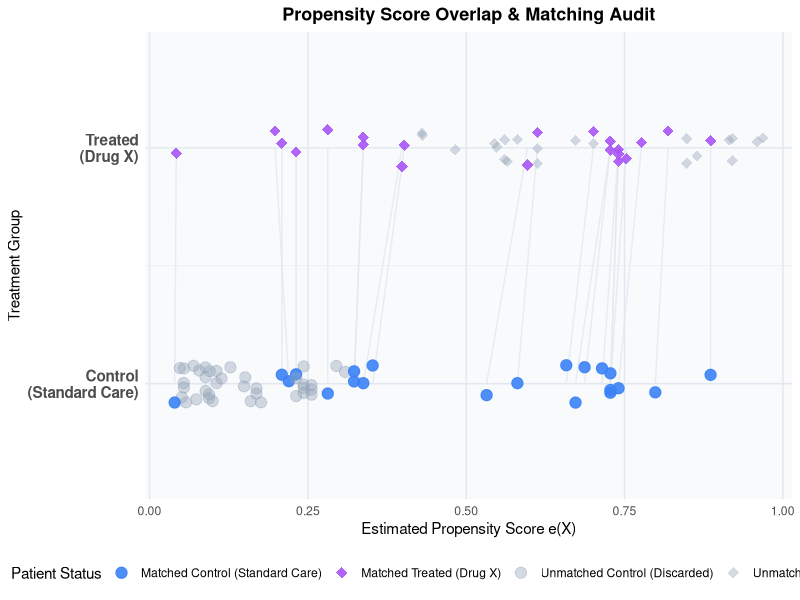

This chart was generated by the following R code:
## ---- chunk 1
#| label: setup-cohort
#| echo: true
#| warning: false
#| message: false

# Set seed for reproducibility
set.seed(46)
n <- 100

# Generate confounders
age <- round(rnorm(n, mean = 65, sd = 8))
ecog <- rbinom(n, size = 3, prob = 0.4)

# Propensity score model with selection bias
logit_ps <- -7.5 + 0.08 * age + 1.2 * ecog
ps <- 1 / (1 + exp(-logit_ps))
treatment <- rbinom(n, size = 1, prob = ps)

# Outcome model (Survival time in months)
survival <- round(42 + 5.0 * treatment - 0.45 * age - 6.0 * ecog + 
                    rnorm(n, mean = 0, sd = 1.5))
survival[survival < 1] <- 1

cohort <- data.frame(
  patient_id = 1:n,
  age        = age,
  ecog       = ecog,
  treatment  = treatment,
  survival   = survival
)
## ---- chunk 2
#| label: baseline-desc
#| echo: true
#| warning: false
#| message: false

# Calculate counts
n_treated <- sum(cohort$treatment == 1)
n_control <- sum(cohort$treatment == 0)

# Calculate age stats
mean_age_treated <- mean(cohort$age[cohort$treatment == 1])
sd_age_treated <- sd(cohort$age[cohort$treatment == 1])
mean_age_control <- mean(cohort$age[cohort$treatment == 0])
sd_age_control <- sd(cohort$age[cohort$treatment == 0])

# Calculate ECOG stats
mean_ecog_treated <- mean(cohort$ecog[cohort$treatment == 1])
sd_ecog_treated <- sd(cohort$ecog[cohort$treatment == 1])
mean_ecog_control <- mean(cohort$ecog[cohort$treatment == 0])
sd_ecog_control <- sd(cohort$ecog[cohort$treatment == 0])

# Calculate survival outcome stats
mean_survival_treated <- mean(cohort$survival[cohort$treatment == 1])
sd_survival_treated <- sd(cohort$survival[cohort$treatment == 1])
mean_survival_control <- mean(cohort$survival[cohort$treatment == 0])
sd_survival_control <- sd(cohort$survival[cohort$treatment == 0])

# Create baseline summary table
baseline_summary <- data.frame(
  Metric = c("Sample Size (N)", "Age (Years), Mean (SD)", "ECOG Score, Mean (SD)", "Survival Time (Months), Mean (SD)"),
  Treated = c(
    sprintf("%d", n_treated),
    sprintf("%.2f (%.2f)", mean_age_treated, sd_age_treated),
    sprintf("%.2f (%.2f)", mean_ecog_treated, sd_ecog_treated),
    sprintf("%.2f (%.2f)", mean_survival_treated, sd_survival_treated)
  ),
  Control = c(
    sprintf("%d", n_control),
    sprintf("%.2f (%.2f)", mean_age_control, sd_age_control),
    sprintf("%.2f (%.2f)", mean_ecog_control, sd_ecog_control),
    sprintf("%.2f (%.2f)", mean_survival_control, sd_survival_control)
  ),
  stringsAsFactors = FALSE
)

library(knitr)
kable(baseline_summary, caption = "Baseline Cohort Description Table (N = 100)",
      col.names = c("Characteristic / Metric", "Treated (Drug X)", "Standard Care (Control)"))
## ---- chunk 3
#| warning: false
#| message: false

# 1. Define Manual SMD Function
calculate_smd <- function(data, variable_name, treatment_col) {
  x1 <- data[data[[treatment_col]] == 1, variable_name]
  x0 <- data[data[[treatment_col]] == 0, variable_name]
  
  mean1 <- mean(x1); mean0 <- mean(x0)
  var1  <- var(x1);  var0  <- var(x0)
  
  s_pooled <- sqrt((var1 + var0) / 2)
  smd <- abs(mean1 - mean0) / s_pooled
  return(c(mean_treated = mean1, mean_control = mean0, smd = smd))
}

# 2. Calculate Baseline SMDs
age_audit  <- calculate_smd(cohort, "age", "treatment")
ecog_audit <- calculate_smd(cohort, "ecog", "treatment")

balance_baseline <- data.frame(
  Covariate = c("Age", "ECOG"),
  Treated_Mean = c(age_audit["mean_treated"], ecog_audit["mean_treated"]),
  Control_Mean = c(age_audit["mean_control"], ecog_audit["mean_control"]),
  SMD = c(age_audit["smd"], ecog_audit["smd"])
)

# Format Output Table
library(knitr)
kable(balance_baseline, digits = 3, caption = "Baseline Covariate Balance (Before Matching)", 
      col.names = c("Covariate", "Treated Mean", "Control Mean", "SMD"))
## ---- chunk 4
# 1. Fit Propensity Score Model
logit_model <- glm(treatment ~ age + ecog, data = cohort, family = binomial(link = "logit"))
cohort$propensity_score <- predict(logit_model, type = "response")
cohort$logit_ps <- predict(logit_model, type = "link")

# Display first 5 rows for clarity and conciseness
kable(head(cohort[, c("patient_id", "treatment", "age", "ecog", "survival", "propensity_score", "logit_ps")], 5), 
      digits = 3, caption = "Estimated Propensity Scores and Logits (First 5 Patients Shown)",
      col.names = c("Patient ID", "Treatment (D)", "Age", "ECOG", "Survival Months", "Propensity Score", "Logit PS"))
## ---- chunk 5
# 1. Set Caliper Width (0.2 * SD of Logit PS)
sd_logit <- sd(cohort$logit_ps)
caliper_width <- 0.2 * sd_logit

# 2. Extract Subsets
treated <- cohort[cohort$treatment == 1, ]
controls <- cohort[cohort$treatment == 0, ]

# Sort treated by propensity score descending (greedy matching order)
treated_sorted <- treated[order(-treated$logit_ps), ]
available_controls <- controls

matched_pairs <- data.frame()

for (i in 1:nrow(treated_sorted)) {
  tr <- treated_sorted[i, ]
  if (nrow(available_controls) == 0) break
  
  # Calculate absolute distances on logit PS scale
  distances <- abs(available_controls$logit_ps - tr$logit_ps)
  best_match_idx <- which.min(distances)
  min_dist <- distances[best_match_idx]
  
  # Enforce caliper constraint
  if (min_dist <= caliper_width) {
    matched_pairs <- rbind(matched_pairs, data.frame(
      pair_id = nrow(matched_pairs) + 1,
      treated_id = tr$patient_id,
      control_id = available_controls$patient_id[best_match_idx],
      treated_ps = tr$propensity_score,
      control_ps = available_controls$propensity_score[best_match_idx],
      logit_diff = min_dist
    ))
    # Remove matched control from the pool (without replacement)
    available_controls <- available_controls[-best_match_idx, ]
  }
}

# Display first 5 matched pairs for clarity and conciseness
kable(head(matched_pairs, 5), digits = 3, caption = "Matched Pairs (Caliper Constraint Applied, First 5 Pairs Shown)",
      col.names = c("Pair ID", "Treated Patient ID", "Control Patient ID", "Treated PS", "Control PS", "Logit PS Diff"))
## ---- chunk 6
# 1. Compile Matched Cohort
matched_treated_data <- cohort[cohort$patient_id %in% matched_pairs$treated_id, ]
matched_control_data <- cohort[cohort$patient_id %in% matched_pairs$control_id, ]
matched_cohort <- rbind(matched_treated_data, matched_control_data)

# 2. Re-Audit Covariate Balance
age_matched_audit  <- calculate_smd(matched_cohort, "age", "treatment")
ecog_matched_audit <- calculate_smd(matched_cohort, "ecog", "treatment")

balance_matched <- data.frame(
  Covariate = c("Age", "ECOG"),
  Treated_Mean = c(age_matched_audit["mean_treated"], ecog_matched_audit["mean_treated"]),
  Control_Mean = c(age_matched_audit["mean_control"], ecog_matched_audit["mean_control"]),
  SMD = c(age_matched_audit["smd"], ecog_matched_audit["smd"])
)

# 3. Calculate Naive vs. Matched Survival Differences
mean_survival_treated_raw <- mean(cohort$survival[cohort$treatment == 1])
mean_survival_control_raw <- mean(cohort$survival[cohort$treatment == 0])
naive_diff <- mean_survival_treated_raw - mean_survival_control_raw

mean_survival_treated_matched <- mean(matched_treated_data$survival)
mean_survival_control_matched <- mean(matched_control_data$survival)
matched_diff <- mean_survival_treated_matched - mean_survival_control_matched

# Display Balance Audit Table
kable(balance_matched, digits = 3, caption = "Post-Matching Covariate Balance", 
      col.names = c("Covariate", "Treated Mean", "Control Mean", "SMD"))

# Display Outcome Comparison Table
outcome_comparison <- data.frame(
  Analysis = c("Naive (Crude)", "Matched (Causal)"),
  Treated_Mean = c(mean_survival_treated_raw, mean_survival_treated_matched),
  Control_Mean = c(mean_survival_control_raw, mean_survival_control_matched),
  Survival_Difference = c(naive_diff, matched_diff)
)

kable(outcome_comparison, digits = 3, caption = "Survival Outcomes Comparison (Naive vs. Matched)",
      col.names = c("Analysis Type", "Treated Mean Survival (Months)", "Control Mean Survival (Months)", "Survival Difference (Months)"))
## ---- chunk 7
#| warning: false
#| message: false
#| fig-width: 9
#| fig-height: 4.5
#| fig-align: center

library(ggplot2)

# 1. Identify matched indicator
cohort$matched <- ifelse(cohort$patient_id %in% c(matched_pairs$treated_id, matched_pairs$control_id), "Matched", "Unmatched (Discarded)")

# 2. Add status indicator combining treatment and matching
cohort$status <- ifelse(
  cohort$matched == "Matched",
  ifelse(cohort$treatment == 1, "Matched Treated (Drug X)", "Matched Control (Standard Care)"),
  ifelse(cohort$treatment == 1, "Unmatched Treated (Discarded)", "Unmatched Control (Discarded)")
)

# 3. Create segments data linking matched pairs
segments_data <- data.frame(
  x = matched_pairs$treated_ps,
  y = 2,
  xend = matched_pairs$control_ps,
  yend = 1
)

# 4. Generate the parallel track point plot
ggplot() +
  # Draw segment lines first so they sit behind points
  geom_segment(data = segments_data, aes(x = x, y = y, xend = xend, yend = yend),
               color = "#e2e8f0", linewidth = 0.5, alpha = 0.8) +
  # Plot points for cohort
  geom_point(data = cohort, aes(x = propensity_score, y = treatment + 1, 
                               color = status, shape = status, alpha = status),
             size = 3.5, position = position_jitter(width = 0, height = 0.08, seed = 42)) +
  scale_y_continuous(
    breaks = c(1, 2),
    labels = c("Control\n(Standard Care)", "Treated\n(Drug X)"),
    limits = c(0.6, 2.4)
  ) +
  scale_color_manual(
    values = c(
      "Matched Treated (Drug X)" = "#a855f7",
      "Matched Control (Standard Care)" = "#3b82f6",
      "Unmatched Treated (Discarded)" = "#94a3b8",
      "Unmatched Control (Discarded)" = "#94a3b8"
    ),
    name = "Patient Status"
  ) +
  scale_shape_manual(
    values = c(
      "Matched Treated (Drug X)" = 18,        # Diamond for Treated
      "Matched Control (Standard Care)" = 19,  # Circle for Control
      "Unmatched Treated (Discarded)" = 18,    # Diamond for Treated
      "Unmatched Control (Discarded)" = 19     # Circle for Control
    ),
    name = "Patient Status"
  ) +
  scale_alpha_manual(
    values = c(
      "Matched Treated (Drug X)" = 0.9,
      "Matched Control (Standard Care)" = 0.9,
      "Unmatched Treated (Discarded)" = 0.4,
      "Unmatched Control (Discarded)" = 0.4
    ),
    name = "Patient Status"
  ) +
  labs(
    title = "Propensity Score Overlap & Matching Audit",
    x = "Estimated Propensity Score e(X)",
    y = "Treatment Group"
  ) +
  theme_minimal(base_size = 11) +
  theme(
    legend.position = "bottom",
    plot.title = element_text(face = "bold", size = 13, hjust = 0.5),
    panel.background = element_rect(fill = "#f8fafc", color = NA),
    panel.grid.major.x = element_line(color = "#e2e8f0"),
    panel.grid.minor.x = element_blank(),
    panel.grid.major.y = element_line(color = "#e2e8f0"),
    axis.text.y = element_text(face = "bold", size = 11)
  )
